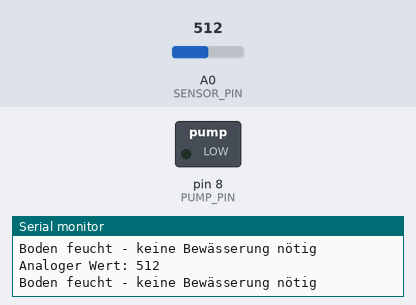
Recording of a sketch running on a simulated Arduino Uno, built with avr-gcc and run on an emulated ATmega328P. Shown: switched loads named in the sketch (green lamp = pin HIGH), the last lines printed to the serial monitor. The test bench sets the inputs (shaded band); at power-on: A0 (SENSOR_PIN) = 512. Pins used as bus, display or sensor lines are not drawn.

Above: at 10.8 s.
10.9 s: A0 (SENSOR_PIN) set to 412
21.2 s: A0 (SENSOR_PIN) set to 386
At 30.3 s:
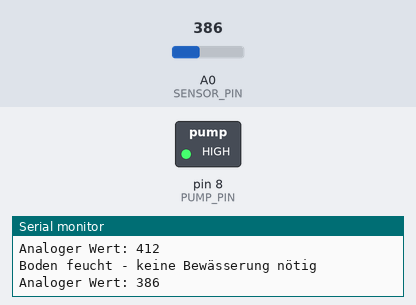
33.5 s: A0 (SENSOR_PIN) set to 511
At 34.2 s:
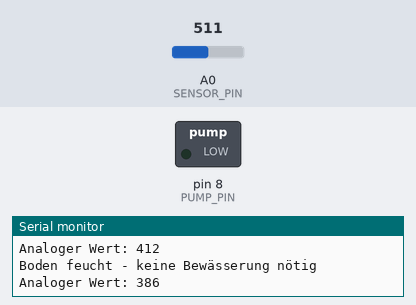
43.5 s: A0 (SENSOR_PIN) set to 306
At 52.7 s:
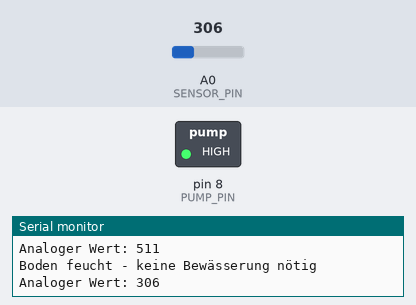
Timing chart, 0 to 55.6 s (numbered marks = the images above; inputs shaded):
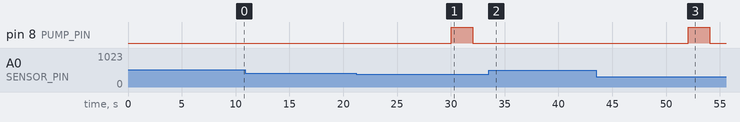

The sketch:

arduino_reference_code.ino
```cpp
/*
 * Girls Day - Automatische Pflanzen-Bewässerung
 * Kompletter Arduino Sketch (aus dem Workbook generiert)
 */

const int SENSOR_PIN = A0;  // Analog Pin 0 zu DO
const int SENSOR_POWER_PIN = 2; // Pin, damit der Sensor nicht so schnell rostet
const int PUMP_PIN = 8; // Pin fürs relais für die pumpe
const int feuchtigkeitsGrenze = 400; // Feuchtigkeitsgrenze für die Messwerte vom Sensor

void setup() {
  Serial.begin(9600);

  pinMode(PUMP_PIN, OUTPUT);
  pinMode(SENSOR_POWER_PIN, OUTPUT);

  digitalWrite(PUMP_PIN, LOW);
  digitalWrite(SENSOR_POWER_PIN, LOW);
}

void loop() {
  digitalWrite(SENSOR_POWER_PIN, HIGH);
  delay(10);
  int messwert = analogRead(SENSOR_PIN);
  digitalWrite(SENSOR_POWER_PIN, LOW);
  Serial.print("Analoger Wert: " );
  Serial.println(messwert);
  if (messwert < feuchtigkeitsGrenze) {
    digitalWrite(PUMP_PIN, HIGH);
    delay(2000);
    digitalWrite(PUMP_PIN, LOW);
  } else {
    Serial.println("Boden feucht - keine Bewässerung nötig");
  }
  delay(10000);
}
```

Measured:
- the behaviour switches between 400 and 399 on A0 (SENSOR_PIN) (found by bisection; images 0 and 1)
- after the input at 21.2 s, pin 8 (PUMP_PIN): LOW → HIGH after 8.8 s, → LOW 2.0 s later
- after the input at 33.5 s, pin 8 (PUMP_PIN): stays LOW (without the input it goes to HIGH after 8.6 s)
- after the input at 43.5 s, pin 8 (PUMP_PIN): LOW → HIGH after 8.6 s, → LOW 2.0 s later
